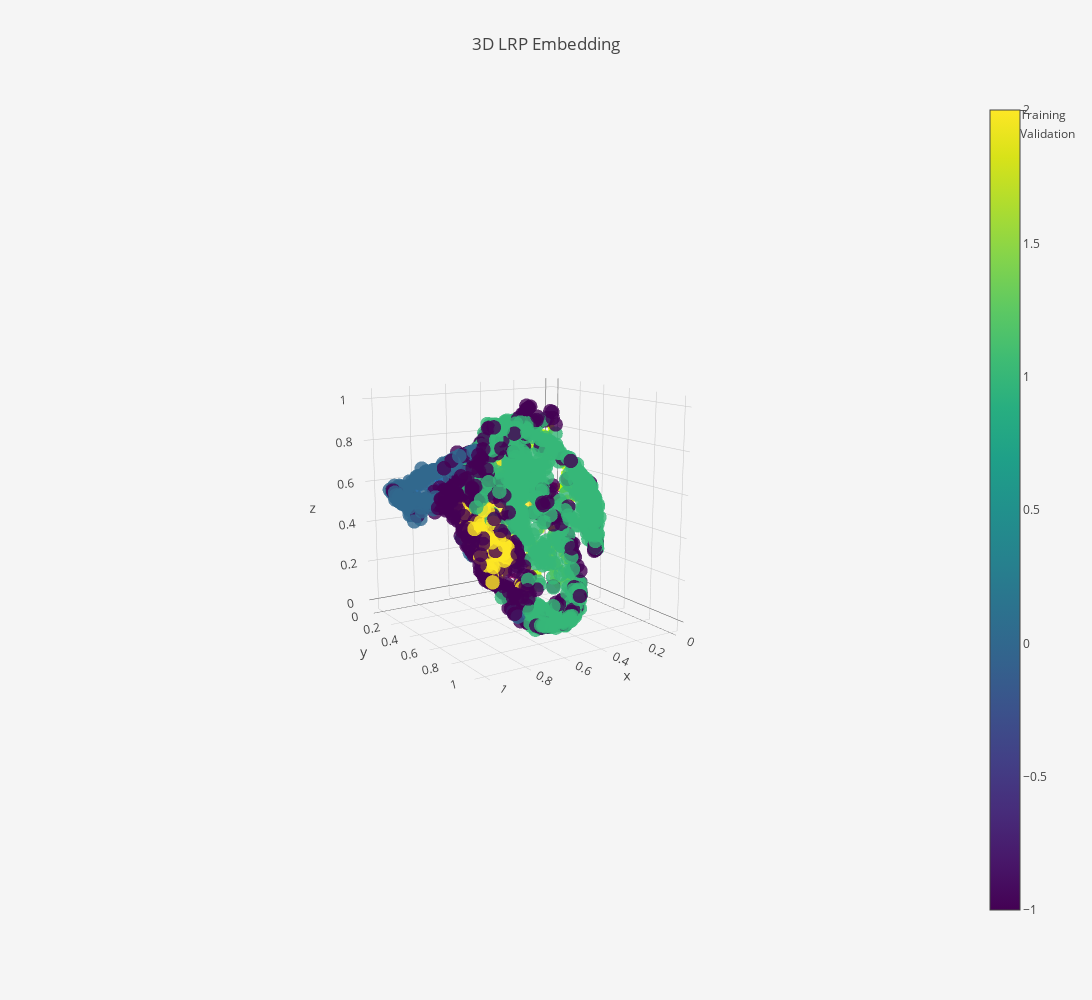

Write notebook code for a chart like this one.
### Code cell
plot_clusters(pipeline)

### Figure 1 — Plotly figure (JSON) as saved in the notebook; plotly's stock layout.template omitted (floating-point values rounded to 4 significant figures; data arrays with more than 128 entries replaced by an {"elided": "..."} marker saying what was removed)
{"data": [{"marker": {"color": {"elided": "2955 int values"}, "colorscale": "Rainbow", "opacity": 0.8, "size": 2}, "mode": "markers", "name": "Training", "text": {"elided": "2955 int values"}, "type": "scatter3d", "uid": "bbc51b7f-86ea-4eba-a592-96babd490cdd", "x": {"elided": "2955 float values"}, "y": {"elided": "2955 float values"}, "z": {"elided": "2955 float values"}}, {"marker": {"color": {"elided": "3231 int values"}, "colorscale": "Viridis", "opacity": 0.8, "showscale": true, "size": 5}, "mode": "markers", "name": "Validation", "text": {"elided": "3231 int values"}, "type": "scatter3d", "uid": "636460a0-5d0c-4df6-8d59-6a193e821796", "x": {"elided": "3231 float values"}, "y": {"elided": "3231 float values"}, "z": {"elided": "3231 float values"}}], "layout": {"autosize": false, "height": 1000, "paper_bgcolor": "#F5F5F5", "scene": {"aspectmode": "auto", "aspectratio": {"x": 0.9977, "y": 0.9961, "z": 1.006}, "camera": {"center": {"x": 0, "y": 0, "z": 0}, "eye": {"x": 2.219, "y": 3.495, "z": 0.9346}, "projection": {"type": "perspective"}, "up": {"x": 0, "y": 0, "z": 1}}}, "title": {"text": "3D LRP Embedding"}, "width": 1200}}
